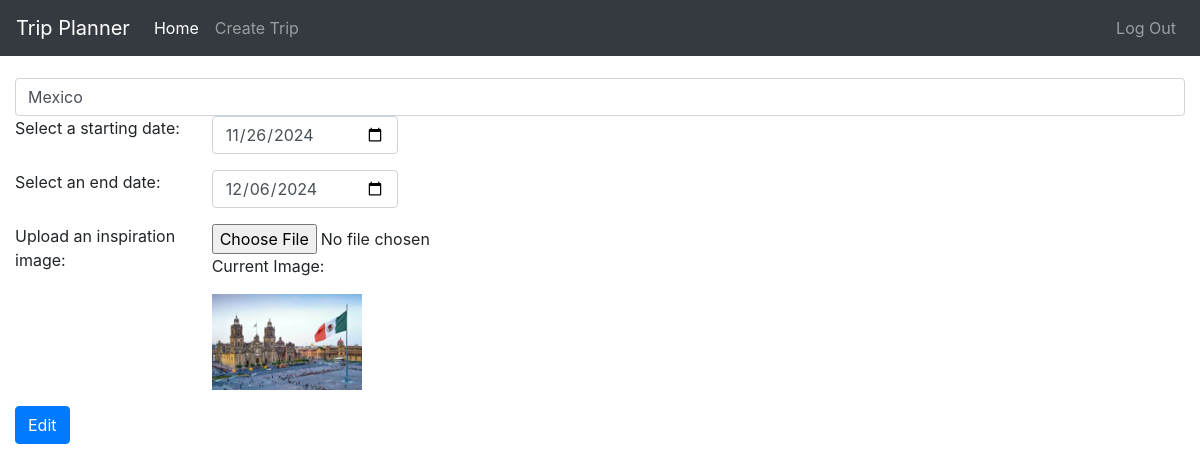
/edit_trip/1 (signed in), run on the app's committed database.
### trip_planner/models.py (models this page shows, shortened)
class Trip(models.Model):
    title = models.CharField(max_length=400)
    start_date = models.DateField()
    end_date = models.DateField()
    user = models.ForeignKey(User, on_delete=models.CASCADE, related_name="traveller")
    image = models.ImageField(upload_to='images/', default='images/default.jpg')

### trip_planner/views.py (the view, shortened to what this page needs)
# urls.py: path("edit_trip/<int:id>", views.edit_trip, name = "edit_trip"),
def edit_trip(request, id):
    if request.method == "GET":
        try:
            user_trips = Trip.objects.get(id=id, user=request.user)
            return render(request, "trip_planner/edit_trip.html", {
                "user_trip": user_trips
            })
        except Trip.DoesNotExist:
            return HttpResponseRedirect(reverse("index"))
    return HttpResponseRedirect(reverse("index"))

### trip_planner/templates/trip_planner/edit_trip.html (shortened to what this page needs)
{% extends "trip_planner/layout.html" %}
{% block body %}
<div id="Hotel" class="form-container">
    <form method="post" action="{% url 'edit_trip' id=user_trip.id %}" enctype="multipart/form-data" onsubmit="return validateDates()">
        <div class="form-group py-2">
            <input
                type="text"
                name="trip_title"
                placeholder="Where are you going next?"
                required
                class="form-control"
                value="{{ user_trip.title }}"
        </div>
        <div class="form-group form-row">
            <div class="col-2">
                <label for="start-date">Select a starting date:</label>
            </div>
            <div class="col-2">
                <input
                    type="date"
                    id="start-date"
                    name="start_date"
                    required
                    class="form-control"
                    value="{{ user_trip.start_date|date:'Y-m-d' }}"
            </div>
        </div>
        <div class="form-group form-row">
            <div class="col-2">
                <label for="end-date">Select an end date:</label>
            </div>
            <div class="col-2">
                <input
                    type="date"
                    id="end-date"
                    name="end_date"
                    required
                    class="form-control"
                    value="{{ user_trip.end_date|date:'Y-m-d' }}"
            </div>
        </div>
        <div class="form-group form-row">
            <div class="col-2">
                <label for="imageUpload">Upload an inspiration image:</label>
            </div>
            <div class="col-3">
                <input
                    type="file"
                    id="imageUpload"
                    name="image"
                    accept="image/*"
                    class="form-control-file"
                >
                {% if user_trip.image %}
                    <p>Current Image:</p>
                    <img src="{{ user_trip.image.url }}" alt="Trip Image" style="width: 150px; height: auto;">
                {% endif %}
            </div>
        </div>
        <input type="submit" value="Edit" class="btn btn-primary">
    </form>
</div>
{% endblock %}

### data on the page
Trip: trip_title "Mexico", start_date "11/26/2024", end_date "12/06/2024", image (picture)
